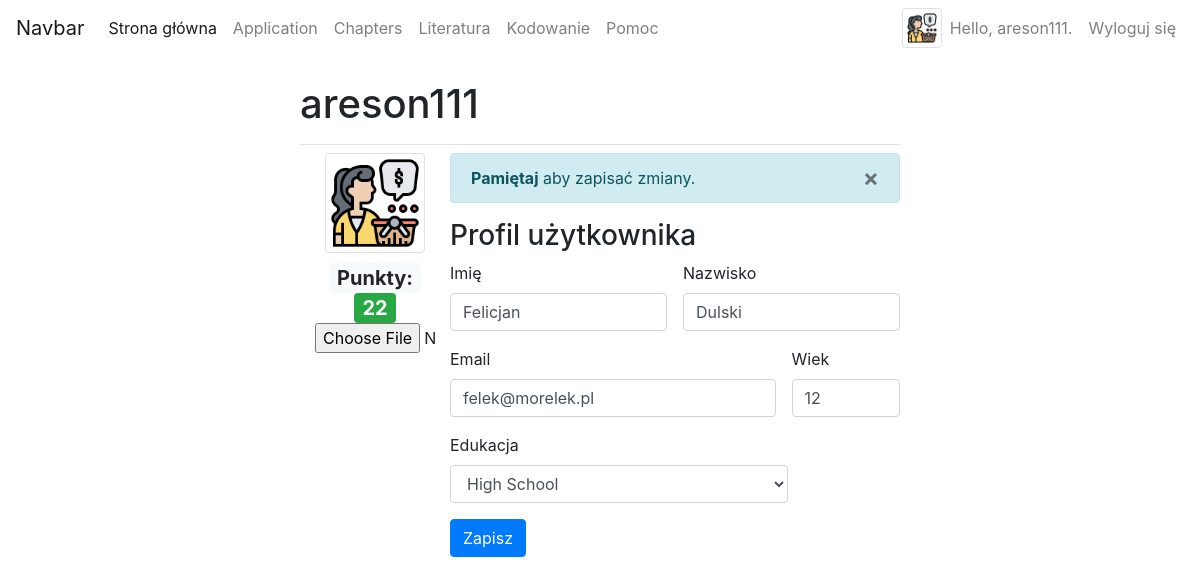
The page /users/profile (signed in) on the database as committed earlier.
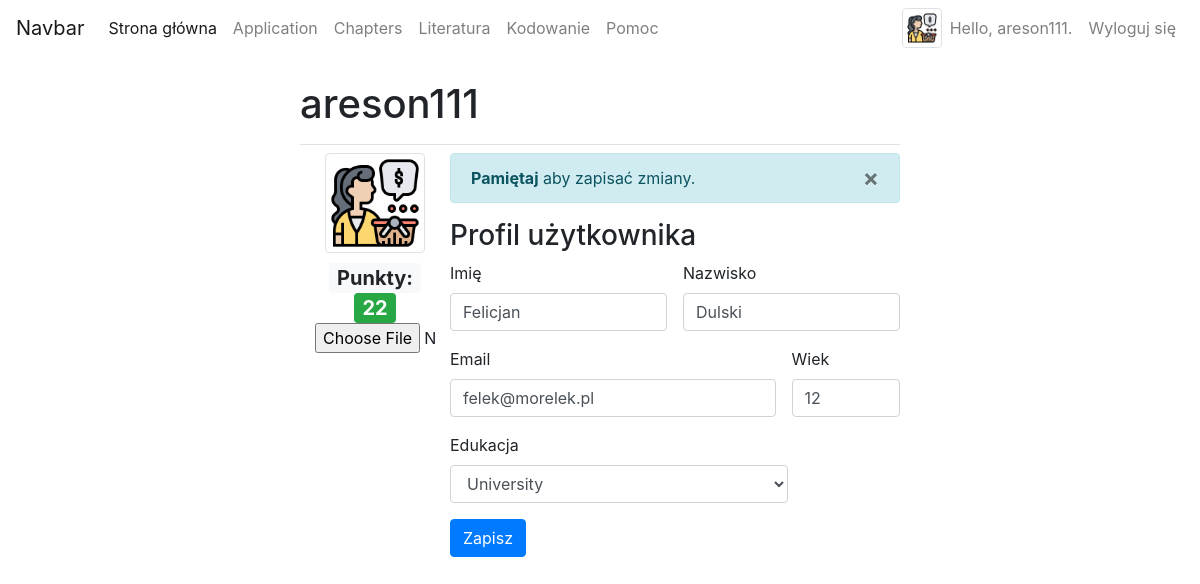
The same page on the database as committed later.
### users/models.py (models this page shows, shortened)
class Profile(models.Model):
    user = models.OneToOneField(User, on_delete=models.CASCADE)
    education = models.CharField(choices=EDUCATION_CHOICES, max_length=200)
    age = models.IntegerField()
    profile_image = models.ImageField(default='default-avatar.png', upload_to='users/', null=True, blank=True)
    points = models.IntegerField(default=0)

### users/views.py (the view)
# urls.py: path('profile', views.profile, name='profile'),
def profile(request):
    if request.method == 'POST':
        post_data = request.POST or None
        file_data = request.FILES or None
        form = EditUserForm(post_data, instance=request.user)
        p_form = EditProfileForm(post_data, file_data, instance=request.user.profile)
        if form.is_valid() and p_form.is_valid():
            form.save()
            p_form.save()
            return HttpResponseRedirect(reverse('users:profile'))
    else:
        form = EditUserForm(instance=request.user)
        p_form = EditProfileForm(instance=request.user.profile)
    context = {'form': form, 'p_form': p_form}
    return render(request, 'users/profile.html', context)

### users/forms.py
class EditUserForm(UserChangeForm):
    first_name = forms.CharField(widget=forms.TextInput(
        attrs={'type': 'text',
               'class': 'form-control',
               'id': 'inputFirstname'}))
    last_name = forms.CharField(widget=forms.TextInput(
        attrs={'type': 'text',
               'class': 'form-control',
               'id': 'inputLastname'}))
    email = forms.CharField(widget=forms.TextInput(
        attrs={'type': 'text',
               'class': 'form-control',
               'id': 'inputEmail'}))
    class Meta:
        model = User
        fields = ['first_name', 'last_name', 'email']

class EditProfileForm(forms.ModelForm):
    age = forms.CharField(widget=forms.NumberInput(
        attrs={'type': 'text',
               'class': 'form-control',
               'id': 'inputAge'}))
    education = forms.ChoiceField(choices=EDUCATION_CHOICES, widget=forms.Select(
        attrs={'class': 'form-control',
               'id': 'inputEducation'}))
    profile_image = forms.ImageField(required=False, widget=forms.FileInput(
        attrs={'class': 'form-control-file',
               'id': 'inputProfileimage',
               'type': 'file'}
    ))
    class Meta:
        model = Profile
        fields = ['age', 'education', 'profile_image']

### users/templates/users/profile.html (shortened to what this page needs)
{% extends 'chapters/baza.html' %}
{% load bootstrap4 %}
{% block header %}
  <h1> {{ user.username }}</h1>
{% endblock header %}
{% block content %}
<div class="container bootstrap snippets bootdey">
<form class="form-horizontal" role="form" method="post" enctype="multipart/form-data">
    <div class="row">
        <div class="col-md-3">
        <div class="text-center">
          <img title="profile image" src="{{ user.profile.profile_image.url }}" class="avatar img-circle img-thumbnail" alt="avatar" height="100" width="100">
        </div>
        <div style="text-align: center; padding-top:10px;">
            <span class="badge badge-light " style="font-size: 20px;">Punkty:</span>
            {% if user.profile.points > 0 %}
            <span class="badge badge-success" style="font-size: 20px;">{{ user.profile.points }}</span>
            {% else %}
            <span class="badge badge-danger" style="font-size: 20px;">{{ user.profile.points }}</span>
            {% endif %}
            </div>
            <div class="form-group w-100">
            {{ p_form.profile_image }}
            </div>
        </div>
      <div class="w-75">
            <div class="alert alert-info alert-dismissable">
              <a class="panel-close close" data-dismiss="alert">×</a>
                <strong>Pamiętaj</strong> aby zapisać zmiany.
            </div>
                <h3>Profil użytkownika</h3>
            <div class="clearfix d-flex justify-content-center">
                <div class="form-group mr-2 align-self-center w-100">
                <label for="inputFirstname">Imię</label>
                {{ form.first_name }}
                </div>
                <div class="form-group ml-2 align-self-center w-100">
                <label for="inputLastname">Nazwisko</label>
                {{ form.last_name }}
                </div>
            </div>
            <div class="clearfix d-flex justify-content-center">
                <div class="form-group w-75 mr-2">
                <label for="inputEmail">Email</label>
                  {{ form.email }}
                </div>
                <div class="form-group w-25 ml-2">
                <label for="inputAge">Wiek</label>
                  {{ p_form.age }}
                </div>
            </div>
                <div class="form-group w-75">
                <label for="inputEducation">Edukacja</label>
                {{ p_form.education }}
                </div>
            <button name="submit" class="btn btn-primary mr-2">Zapisz</button>
          </div>
    </div>
</form>
</div>
{% endblock content %}

### chapters/templates/chapters/baza.html (shortened to what this page needs)
<!DOCTYPE HTML>
{% load static %}
{% load bootstrap3 %}
{% load bootstrap4 %}
<html lang="pl">
<head>
    <link rel="stylesheet" href="{% static 'css/style.css' %}">
    <link href="{% static 'codemirror/lib/codemirror.css' %}" rel="stylesheet">
    <link href="{% static 'codemirror/theme/base16-dark.css' %}" rel="stylesheet">
    {% bootstrap_css %}
</head>
<body>
{% include "chapters/navbar.html" %}
<div class="pb-2 mt-4 mb-2 border-bottom margin-auto mx-auto w-50">
    {% block header %}{% endblock header %}
</div>
<div class="container_base">
    <div class="navigation-class">
    </div>
    <div class="content_div">
        {% block content %}{% endblock content %}
    </div>
    <div class="result_div">
    </div>
</div>
</body>
</html>

### chapters/templates/chapters/navbar.html (shortened to what this page needs)
<nav class="navbar navbar-expand-lg navbar-light">
  <a class="navbar-brand" href="#">Navbar</a>
  <div class="collapse navbar-collapse" id="navbarSupportedContent">
    <ul class="navbar-nav mr-auto">
      <li class="nav-item active te">
        <a class="nav-link" href="{% url 'chapters:index' %}">Strona główna <span class="sr-only">(current)</span></a>
      </li>
      <li class="nav-item">
        <a class="nav-link" href="{% url 'chapters:index' %}">Application</a>
      </li>
      <li class="nav-item">
        <a class="nav-link" href="{% url 'chapters:chapters' %}">Chapters</a>
      </li>
      <li class="nav-item">
        <a class="nav-link" href="{% url 'chapters:literatura' %}">Literatura</a>
      </li>
      <li class="nav-item">
        <a class="nav-link" href="{% url 'chapters:kodowanie' %}">Kodowanie</a>
      </li>
      <li class="nav-item">
        <a class="nav-link" href="{% url 'chapters:pomoc' %}">Pomoc</a>
      </li>
    </ul>
    <ul class="navbar-nav justify-content-end">
        {% if user.is_authenticated %}
        <li class="text-center ">
          <img title="profile image" src="{{ user.profile.profile_image.url }}" class="avatar img-circle img-thumbnail" alt="avatar" height="40" width="40">
        </li>
      <li class="nav-item">
        <a class="nav-link" href="{% url 'users:profile' %}">Hello, {{ user.username }}.</a>
      </li>
      <li class="nav-item">
        <a class="nav-link" href="{% url 'users:logout' %}">Wyloguj się</a>
      </li>
        {% endif %}
    </ul>
  </div>
</nav>

### static/css/style.css (style rules this page uses)
body { background-color: coral; font-family: 'Josefin Sans', sans-serif; font-size: 20px; }
.container_base { display: flex; justify-content: space-between; }
.navigation-class { float: left; width: 25%; height: 500px; }
.content_div { float: left; width: 50%; min-height: 600px; }
.result_div { float: left; width: 25%; height: 500px; }

Rows that differ between the two databases and show on the page:
changed Profile: education "High School" → "University"
